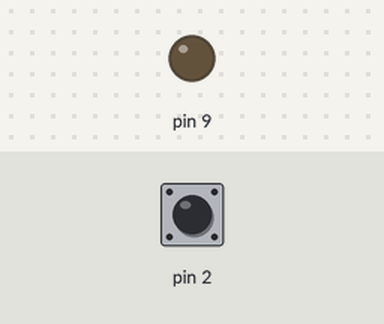
Bench run of a sketch on a simulated Arduino Uno, built with avr-gcc and run on an emulated ATmega328P. Parts: output pins drawn as LEDs (lit = HIGH). Inputs (shaded band) come from the test bench; at power-on: pin 2 LOW.

Above: at 1.2 s.
1.3 s: pin 2 pulsed HIGH 5 times (0.12 s each, 0.3 s apart)
At 3.1 s:
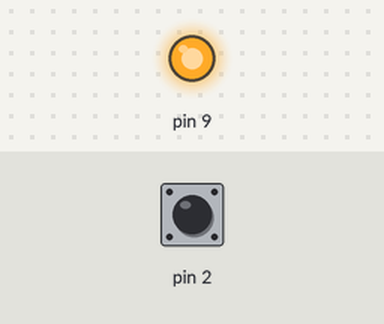
Timing chart, 0 to 5.4 s (numbered marks = the images above; inputs shaded):
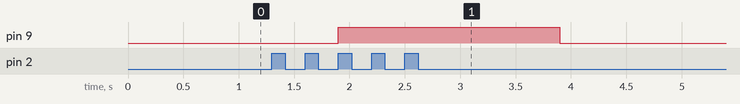

The sketch:

DieciColpi.ino
```cpp
#define COLPI_MAX 3
unsigned long TEMPO_TIMER = 2000;

int bt, pvbt;
int count = 0;

void setup()
{
  pinMode(2, INPUT);
  pinMode(9, OUTPUT);
}

void loop()
{
  bt = digitalRead(2);

  if (bt && !pvbt) {
  	//FDS
    count++;
  }

  if (count == COLPI_MAX) {
   	digitalWrite(9, HIGH);
    delay(TEMPO_TIMER);
    digitalWrite(9, LOW);
    count = 0;
  }

  pvbt = bt;
}
```

Measured:
- after the input at 1.3 s, pin 9: LOW → HIGH after 0.60 s, → LOW 2.0 s later
